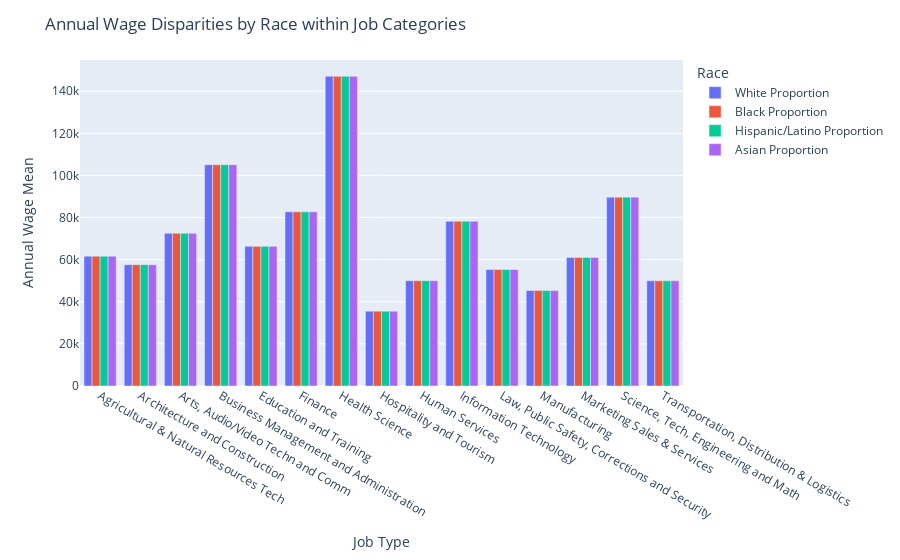

The cell this chart's notebook holds for it:
### Code cell
import plotly.express as px

fig = px.bar(melted_data, x='Job Type', y='Annual wage; mean', color='Race', barmode='group')
fig.update_layout(title='Annual Wage Disparities by Race within Job Categories', xaxis_title='Job Type', yaxis_title='Annual Wage Mean')
fig.show()

### Figure 1 — Plotly figure (JSON) as saved in the notebook; plotly's stock layout.template omitted (floating-point values rounded to 4 significant figures)
{"data": [{"alignmentgroup": "True", "hovertemplate": "Race=White Proportion<br>Job Type=%{x}<br>Annual wage; mean=%{y}<extra></extra>", "legendgroup": "White Proportion", "marker": {"color": "#636efa", "pattern": {"shape": ""}}, "name": "White Proportion", "offsetgroup": "White Proportion", "orientation": "v", "showlegend": true, "textposition": "auto", "type": "bar", "x": ["Agricultural & Natural Resources Tech", "Architecture and Construction", "Arts, Audio/Video Techn and Comm", "Business Management and Administration", "Education and Training", "Finance", "Health Science", "Hospitality and Tourism", "Human Services", "Information Technology", "Law, Public Safety, Corrections and Security", "Manufacturing", "Marketing Sales & Services", "Science, Tech, Engineering and Math", "Transportation, Distribution & Logistics"], "xaxis": "x", "y": [61670.0, 57620.0, 72510.0, 105100.0, 66330.0, 82750.0, 147100.0, 35530.0, 50010.0, 78230.0, 55320.0, 45370.0, 61060.0, 89680, 49960.0], "yaxis": "y"}, {"alignmentgroup": "True", "hovertemplate": "Race=Black Proportion<br>Job Type=%{x}<br>Annual wage; mean=%{y}<extra></extra>", "legendgroup": "Black Proportion", "marker": {"color": "#EF553B", "pattern": {"shape": ""}}, "name": "Black Proportion", "offsetgroup": "Black Proportion", "orientation": "v", "showlegend": true, "textposition": "auto", "type": "bar", "x": ["Agricultural & Natural Resources Tech", "Architecture and Construction", "Arts, Audio/Video Techn and Comm", "Business Management and Administration", "Education and Training", "Finance", "Health Science", "Hospitality and Tourism", "Human Services", "Information Technology", "Law, Public Safety, Corrections and Security", "Manufacturing", "Marketing Sales & Services", "Science, Tech, Engineering and Math", "Transportation, Distribution & Logistics"], "xaxis": "x", "y": [61670.0, 57620.0, 72510.0, 105100.0, 66330.0, 82750.0, 147100.0, 35530.0, 50010.0, 78230.0, 55320.0, 45370.0, 61060.0, 89680, 49960.0], "yaxis": "y"}, {"alignmentgroup": "True", "hovertemplate": "Race=Hispanic/Latino Proportion<br>Job Type=%{x}<br>Annual wage; mean=%{y}<extra></extra>", "legendgroup": "Hispanic/Latino Proportion", "marker": {"color": "#00cc96", "pattern": {"shape": ""}}, "name": "Hispanic/Latino Proportion", "offsetgroup": "Hispanic/Latino Proportion", "orientation": "v", "showlegend": true, "textposition": "auto", "type": "bar", "x": ["Agricultural & Natural Resources Tech", "Architecture and Construction", "Arts, Audio/Video Techn and Comm", "Business Management and Administration", "Education and Training", "Finance", "Health Science", "Hospitality and Tourism", "Human Services", "Information Technology", "Law, Public Safety, Corrections and Security", "Manufacturing", "Marketing Sales & Services", "Science, Tech, Engineering and Math", "Transportation, Distribution & Logistics"], "xaxis": "x", "y": [61670.0, 57620.0, 72510.0, 105100.0, 66330.0, 82750.0, 147100.0, 35530.0, 50010.0, 78230.0, 55320.0, 45370.0, 61060.0, 89680, 49960.0], "yaxis": "y"}, {"alignmentgroup": "True", "hovertemplate": "Race=Asian Proportion<br>Job Type=%{x}<br>Annual wage; mean=%{y}<extra></extra>", "legendgroup": "Asian Proportion", "marker": {"color": "#ab63fa", "pattern": {"shape": ""}}, "name": "Asian Proportion", "offsetgroup": "Asian Proportion", "orientation": "v", "showlegend": true, "textposition": "auto", "type": "bar", "x": ["Agricultural & Natural Resources Tech", "Architecture and Construction", "Arts, Audio/Video Techn and Comm", "Business Management and Administration", "Education and Training", "Finance", "Health Science", "Hospitality and Tourism", "Human Services", "Information Technology", "Law, Public Safety, Corrections and Security", "Manufacturing", "Marketing Sales & Services", "Science, Tech, Engineering and Math", "Transportation, Distribution & Logistics"], "xaxis": "x", "y": [61670.0, 57620.0, 72510.0, 105100.0, 66330.0, 82750.0, 147100.0, 35530.0, 50010.0, 78230.0, 55320.0, 45370.0, 61060.0, 89680, 49960.0], "yaxis": "y"}], "layout": {"barmode": "group", "legend": {"title": {"text": "Race"}, "tracegroupgap": 0}, "margin": {"t": 60}, "title": {"text": "Annual Wage Disparities by Race within Job Categories"}, "xaxis": {"anchor": "y", "domain": [0, 1], "title": {"text": "Job Type"}}, "yaxis": {"anchor": "x", "domain": [0, 1], "title": {"text": "Annual Wage Mean"}}}}
